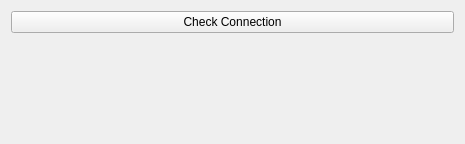
<?xml version="1.0" encoding="UTF-8"?>
<ui version="4.0">
 <class>Login</class>
 <widget class="QWidget" name="Login">
  <property name="geometry">
   <rect>
    <x>0</x>
    <y>0</y>
    <width>465</width>
    <height>144</height>
   </rect>
  </property>
  <property name="windowTitle">
   <string>Login</string>
  </property>
  <layout class="QVBoxLayout" name="verticalLayout">
   <item>
    <widget class="QPushButton" name="pushButton">
     <property name="text">
      <string>Check Connection</string>
     </property>
    </widget>
   </item>
   <item>
    <widget class="QLabel" name="statusLabel">
     <property name="font">
      <font>
       <pointsize>14</pointsize>
       <bold>true</bold>
      </font>
     </property>
     <property name="text">
      <string/>
     </property>
    </widget>
   </item>
  </layout>
 </widget>
 <resources/>
 <connections/>
</ui>
